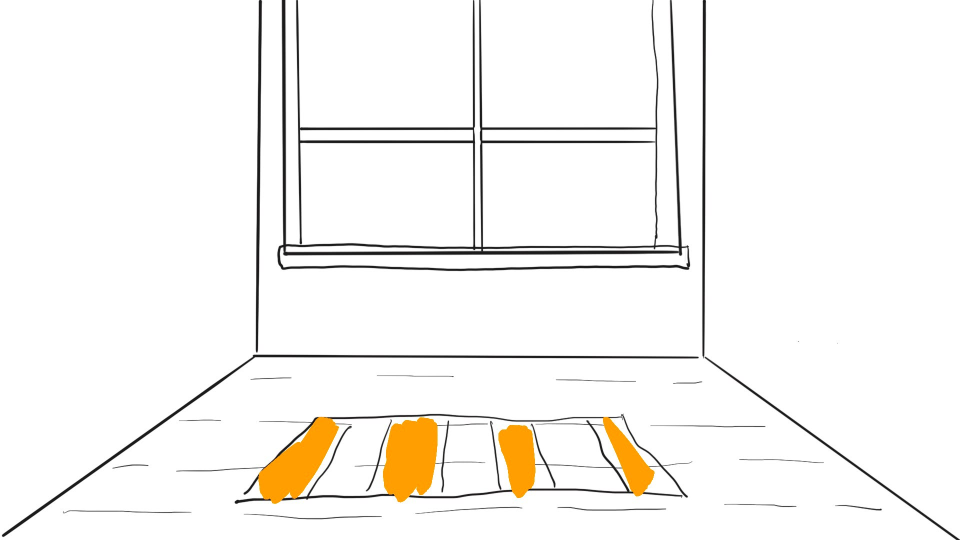
#> input picture assets/sketches/room_layout_sketch.jpg, 1920 x 1080 px (shown at 1/2 size)
$ python overlay_check.py ../assets/sketches/room_layout_sketch.jpg
#> lines starting #> are read from the running program, lines starting #| are printed output that depends on the picture; after the words box and inside, x2 and y2 are one past the last pixel; in counts of white or black regions, pixels touching at a corner belong together
#!/usr/bin/env python3
"""Lay the room sketch over a generated still at 50% so you can see if the window, rug or floor moved.

    python3 scripts/overlay_check.py stills/s02.png          # writes stills/s02_overlay.png
    python3 scripts/overlay_check.py stills/s02.png --open   # and opens it (macOS)
"""
import subprocess, sys
from pathlib import Path
from PIL import Image, ImageChops, ImageOps

SKETCH = Path(__file__).resolve().parent.parent / "assets" / "sketches" / "room_layout_sketch.jpg"

def main():
    if len(sys.argv) < 2:
        sys.exit(__doc__)
    src = Path(sys.argv[1])
    img = Image.open(src).convert("RGB").resize((1920, 1080))
#> img is the input picture: PIL image 1920x1080 RGB; mean R, G, B 247.9, 246, 242.8
    sk = Image.open(SKETCH).convert("L").resize((1920, 1080))
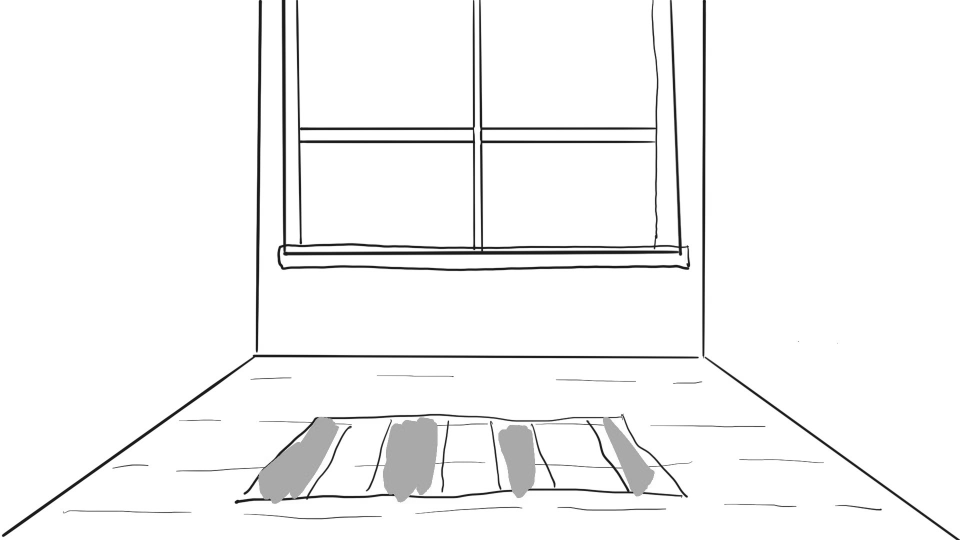
#> sk: PIL image 1920x1080 L (shown at 1/2 size); min 9, max 255, mean 246.2
    lines = ImageOps.invert(sk).point(lambda v: 255 if v > 90 else 0)       # dark sketch lines
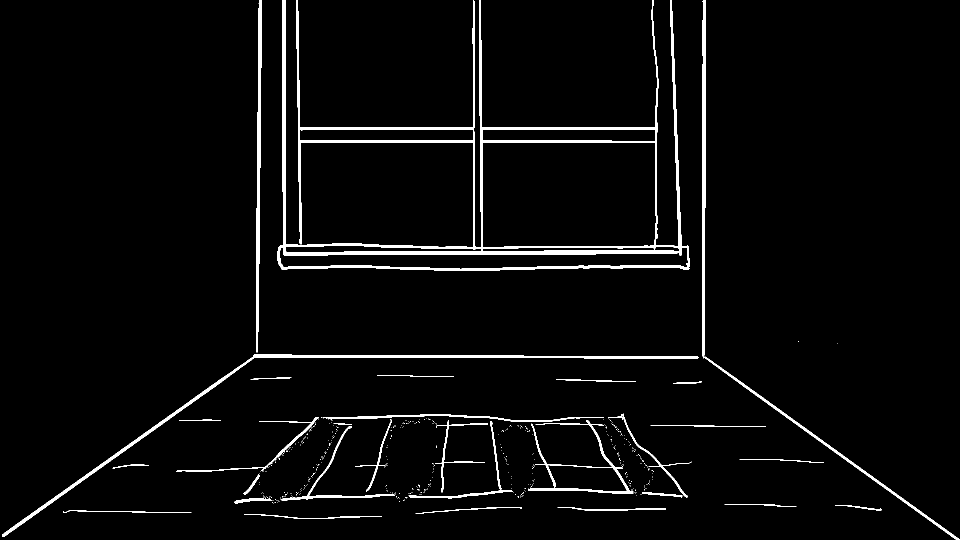
#> lines: PIL image 1920x1080 L (shown at 1/2 size); 3.3% white; 503 white regions (471 under 20 px), largest, box (x1, y1, x2, y2) and area: (555, 0, 1380, 542) 33503, (4, 709, 1397, 1074) 7833, (512, 0, 524, 705) 4180
    red = Image.new("RGB", img.size, (255, 40, 40))
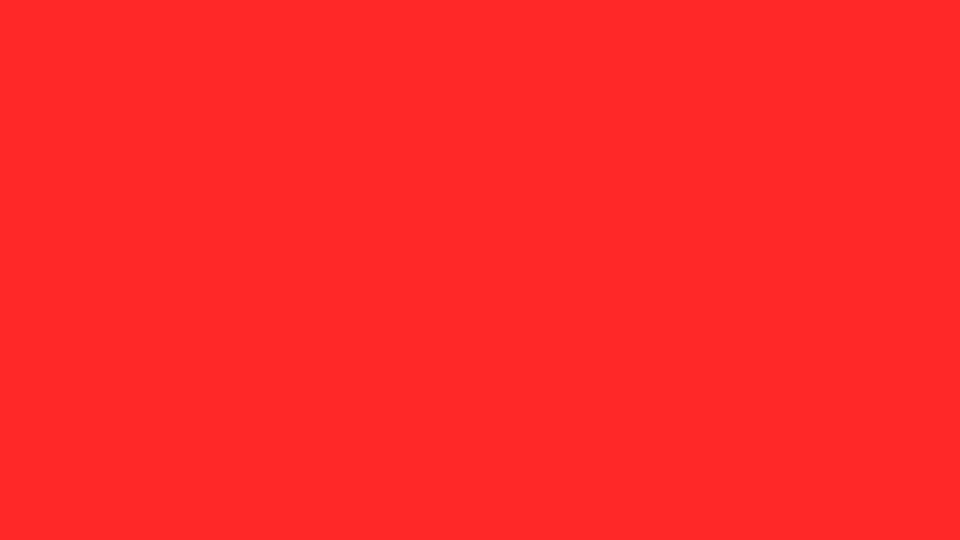
#> red: PIL image 1920x1080 RGB (shown at 1/2 size); mean R, G, B 255, 40, 40
    out = Image.composite(red, img, lines.point(lambda v: int(v * 0.85)))   # red lines on the image
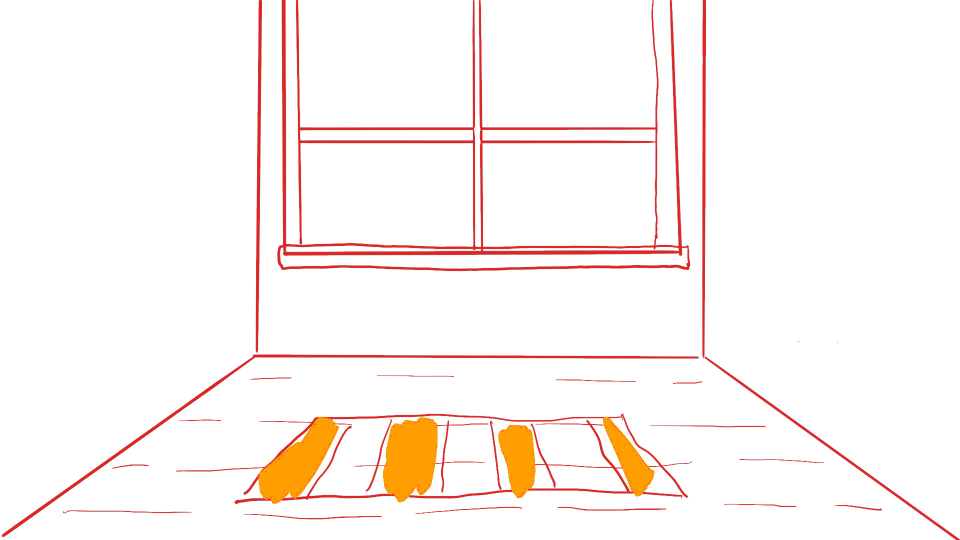
#> out: PIL image 1920x1080 RGB (shown at 1/2 size); mean R, G, B 253.4, 245.5, 242.4
    dst = src.with_name(src.stem + "_overlay.png")
    out.save(dst)
    print("wrote", dst, "-> window, sill, rug and floor lines should sit on the red lines")
    if "--open" in sys.argv:
        subprocess.run(["open", str(dst)])

if __name__ == "__main__":
    main()

$ run again, with assets/sketches/contact_sheet.png saved as assets/sketches/room_layout_sketch.jpg
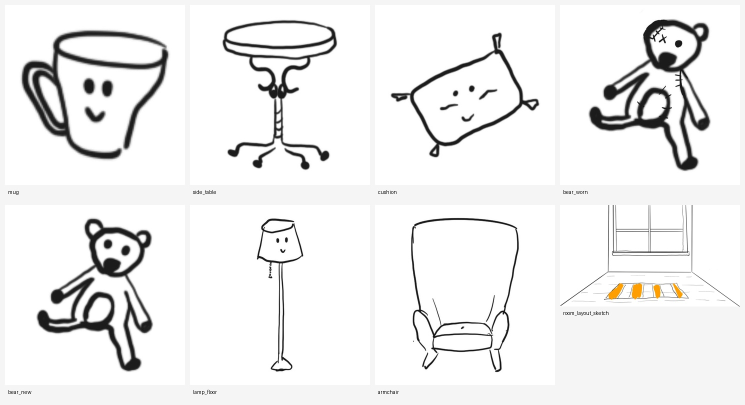
#> input picture assets/sketches/contact_sheet.png, 1490 x 810 px (shown at 1/2 size)
#> in main, `lines = ImageOps.invert(sk).point(lambda v: 255 if v > 90 else 0)`:
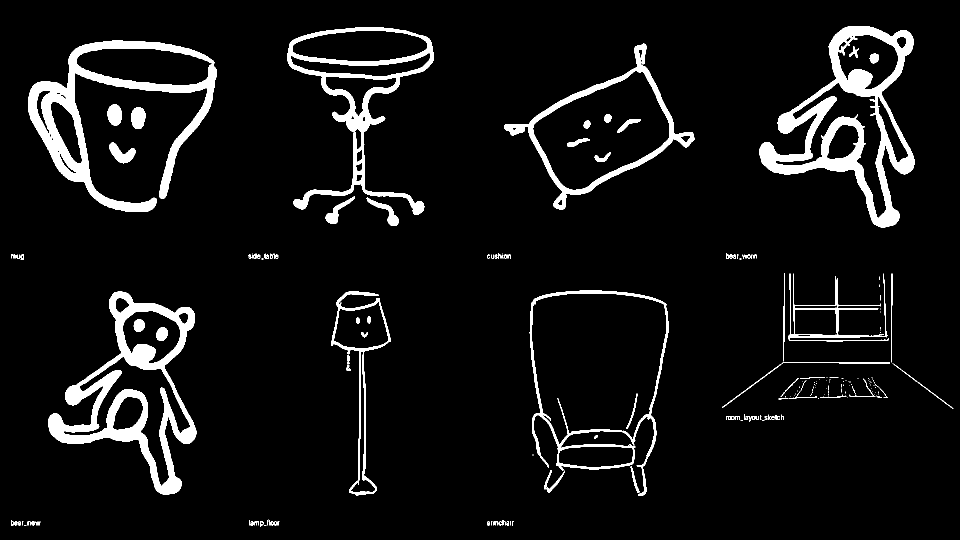
#> lines: PIL image 1920x1080 L (shown at 1/2 size); 6.9% white; 192 white regions (102 under 20 px), largest, box (x1, y1, x2, y2) and area: (1519, 52, 1830, 455) 31242, (96, 583, 393, 990) 28720, (56, 81, 434, 424) 27558
#> in main, `out = Image.composite(red, img, lines.point(lambda v: int(v * 0.85)))`:
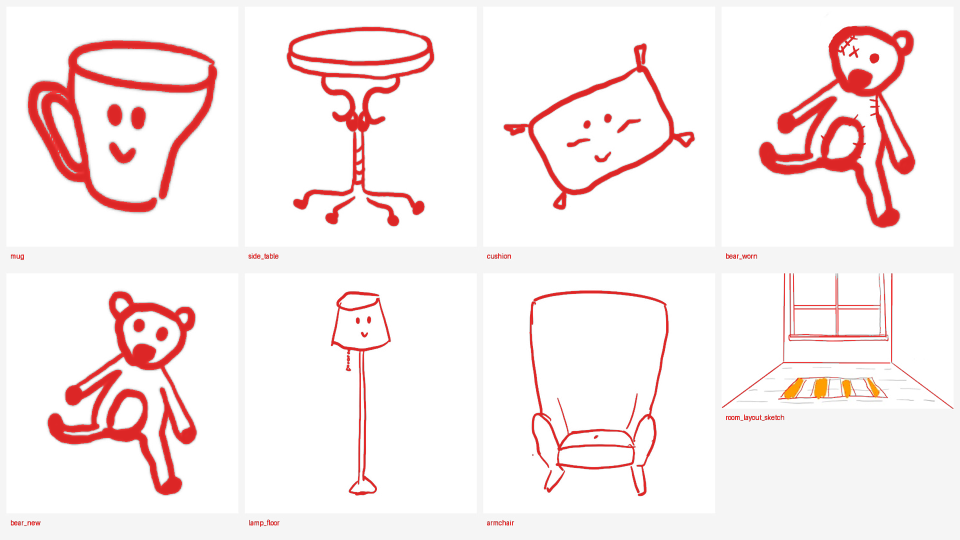
#> out: PIL image 1920x1080 RGB (shown at 1/2 size); mean R, G, B 249.7, 237, 236.8
